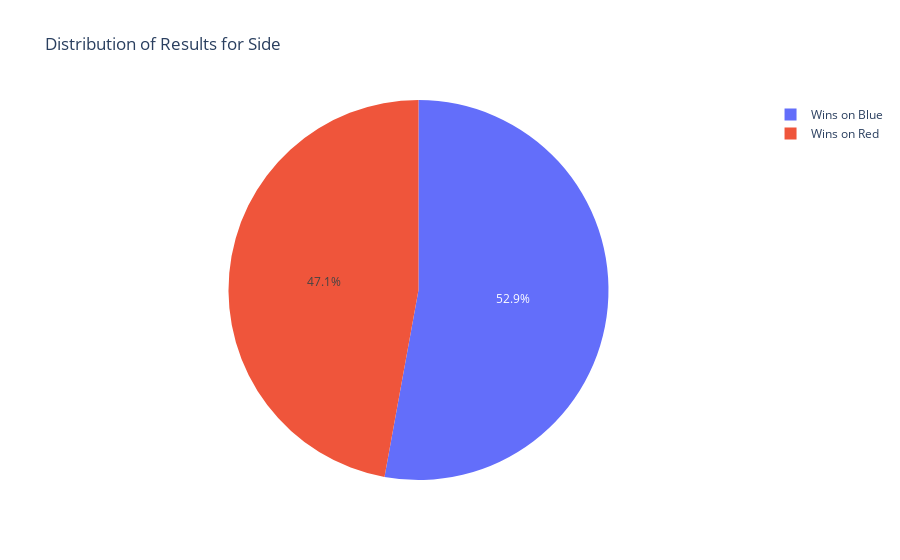

The notebook cell saved with this chart:
### Code cell
import plotly.express as px

data = {
    "Category": ["Wins on Red", "Wins on Blue"],
    "Values": [
        df[(df['result'] == 1) & (df['side'] == "Red")].shape[0], 
        df[(df['result'] == 1) & (df['side'] == "Blue")].shape[0], 
    ]
}

fig = px.pie(
    names=data["Category"],  
    values=data["Values"],   
    title="Distribution of Results for Side"
)

# Show plot
fig.show()

### Figure 1 — Plotly figure (JSON) as saved in the notebook; plotly's stock layout.template omitted (floating-point values rounded to 4 significant figures)
{"data": [{"domain": {"x": [0, 1], "y": [0, 1]}, "hovertemplate": "label=%{label}<br>value=%{value}<extra></extra>", "labels": ["Wins on Red", "Wins on Blue"], "legendgroup": "", "name": "", "showlegend": true, "type": "pie", "values": [20477, 22967]}], "layout": {"legend": {"tracegroupgap": 0}, "title": {"text": "Distribution of Results for Side"}}}
